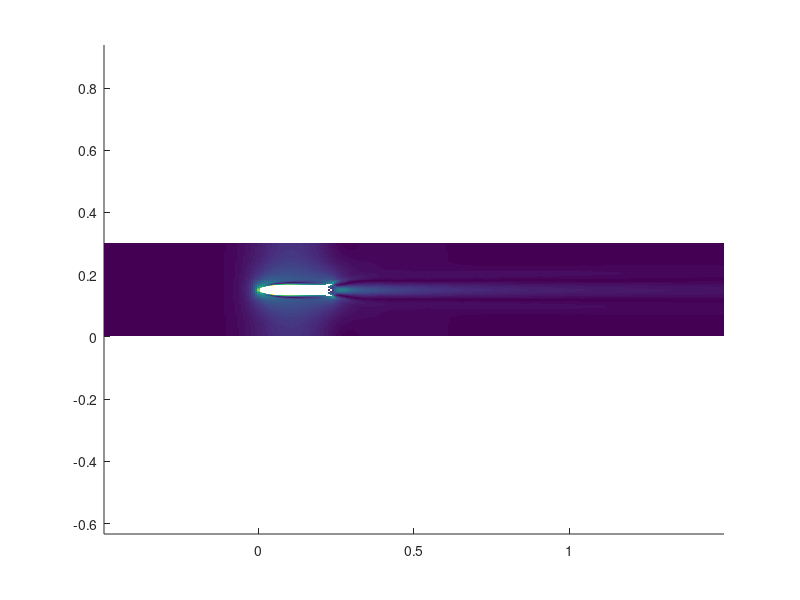

MATLAB code for this plot: (Note: this script raises an error after producing the figure.)
% plot Fig 6 b c e g
clear 
close all

load('Data_Fig6aceg.mat', 'x', 'y', 'u_all', 'v_all'); 

%% fish parameters
D_tunnel = 0.0457; % m; tunnel diameter
L_tunnel = 0.15; % m; tunnel length

L_domain = 2*L_tunnel; % length of fluid domain
D_domain = D_tunnel;

%% all cases
U_all = [0.05, 0.1, 0.25, 0.5]; % m/s; all speeds
NU = length(U_all);

%% read all data
for IU = 1:NU
    U_swim = U_all(IU); % m/s; inlet speed
        
    %% read simulation data

    u_fish_mean = u_all(:, :, IU);
    v_fish_mean = v_all(:, :, IU);
    
    u_fish_mag = sqrt(u_fish_mean.^2 + v_fish_mean.^2); % velocity magnitude
    
    %% plot velocity
    
    figure(20+IU);
    clf;
    hold on;
    pcolor(x/L_tunnel, (y+D_domain/2)/L_tunnel, u_fish_mag/U_swim);
    shading flat
    %     cx = colorbar;
    axis equal tight
    
    h1=streamslice(x/L_tunnel, (y+D_domain/2)/L_tunnel, u_fish_mean/U_swim, v_fish_mean/U_swim, 1.5, 'arrows');
    clr_str = [1,1,1];
    set( h1, 'Color', clr_str )
    set(h1, 'linewidth', 1)
    
    plot([-L_tunnel/2, 1.5*L_tunnel]/L_tunnel, [0, 0]/L_tunnel, 'k-');
    plot([-L_tunnel/2, 1.5*L_tunnel]/L_tunnel, [D_domain, D_domain]/L_tunnel, 'k-');

    xlabel('$x/L_t$','Interpreter','latex')
    ylabel('$y/L_t$','Interpreter','latex')
    caxis([0, 0.5]); % limits for vel magnitude

    colormap jet
    

end % for IU
